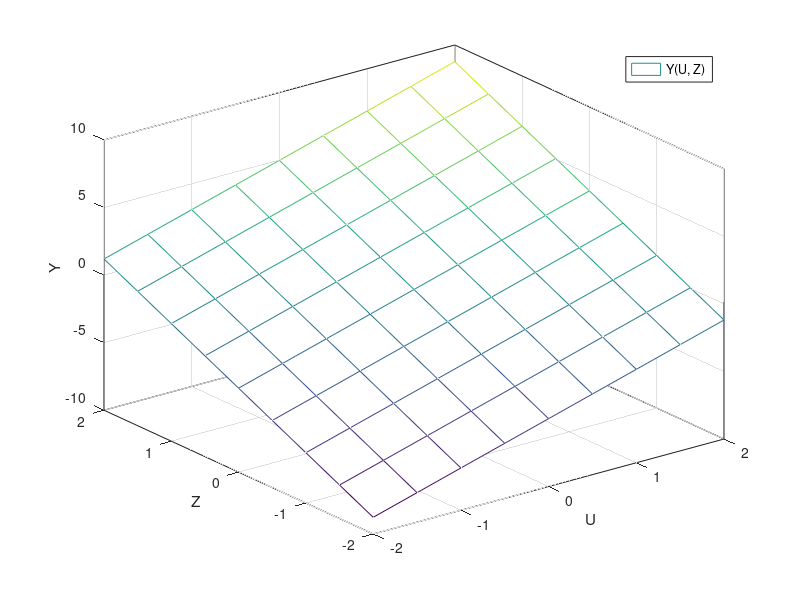

Write the MATLAB code that produced this figure. (Note: this script raises an error after producing the figure.)
addpath('../../../../matlab2tikz-master/src/');
outputFile = '../../../doc/projekt/figure/zad2charStatYUZ.tex';

u = dlmread('zad2_char_stat_u.csv','\t');
z = dlmread('zad2_char_stat_z.csv','\t');
y = dlmread('zad2_char_stat_y.csv','\t');
x = 1:length(u);

figure(1);

mesh(u,z,y);

hold on;
%plot(x,y);
%xlim([min(x) max(x)]);
%title('y');
xlabel('U');
ylabel('Z');
zlabel('Y');
legend('Y(U, Z)', 'Location', 'NorthEast');
grid on;
box on;


% dwie linijki poni�ej zapewniaj� poprawne ustawienie wykresu w pdf-ie
% oraz pozwalaj� nazwa� wykres pod spodem
%beforeFigure = [sprintf('\\begin{figure}[H] \n\\centering')];
%afterFigure = [sprintf('\\caption{%s}\n\\end{figure}', title)];

matlab2tikz(outputFile, ...
    'showInfo', false, ...
    'encoding', 'UTF-8');
%    'extraCode', beforeFigure, ...
%    'extraCodeAtEnd', afterFigure);

%close(1)